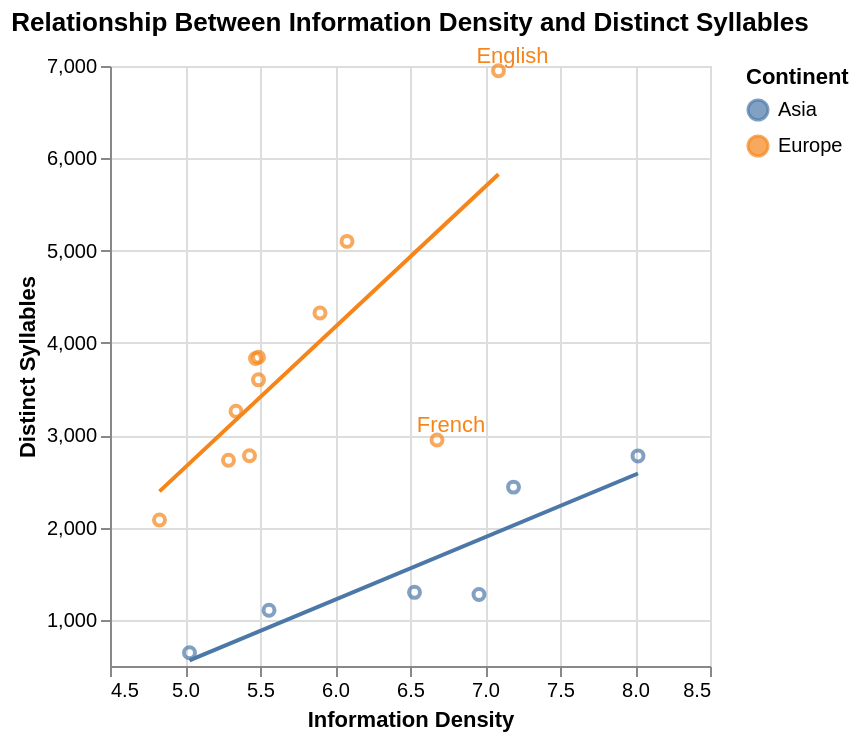

Here is the notebook cell this chart was saved with:
### Code cell
# YOUR ANSWER GOES HERE
languages = pd.read_csv("data/languages.csv")

fig = alt.Chart(languages).mark_point().encode(
    x=alt.X(
        "information_density:Q",
        title="Information Density",
        scale=alt.Scale(zero=False)
    ),
    y=alt.Y(
        "distinct_syllables:Q",
        title="Distinct Syllables",
        scale=alt.Scale(zero=False)
    ),
    color=alt.Color(
        "continent",
        title="Continent"
    ),
).properties(title="Relationship Between Information Density and Distinct Syllables")

lines = fig.transform_regression(
    "information_density",
    "distinct_syllables",
    groupby=["continent"]
    ).mark_line()

text = (
    fig
    .transform_filter(
        alt.FieldOneOfPredicate(
            field="language",
            oneOf=["French", "English"]
        )
    )
    .mark_text(dx=7, dy=-7).encode(text="language:N")
)

language_plot = fig + lines + text
language_plot.show()

### Figure 1 — Vega-Lite specification as saved in the notebook (floating-point values rounded to 4 significant figures)
{"config": {"view": {"continuousWidth": 300, "continuousHeight": 300}}, "layer": [{"mark": {"type": "point"}, "encoding": {"color": {"field": "continent", "title": "Continent", "type": "nominal"}, "x": {"field": "information_density", "scale": {"zero": false}, "title": "Information Density", "type": "quantitative"}, "y": {"field": "distinct_syllables", "scale": {"zero": false}, "title": "Distinct Syllables", "type": "quantitative"}}, "title": "Relationship Between Information Density and Distinct Syllables"}, {"mark": {"type": "line"}, "encoding": {"color": {"field": "continent", "title": "Continent", "type": "nominal"}, "x": {"field": "information_density", "scale": {"zero": false}, "title": "Information Density", "type": "quantitative"}, "y": {"field": "distinct_syllables", "scale": {"zero": false}, "title": "Distinct Syllables", "type": "quantitative"}}, "title": "Relationship Between Information Density and Distinct Syllables", "transform": [{"on": "information_density", "regression": "distinct_syllables", "groupby": ["continent"]}]}, {"mark": {"type": "text", "dx": 7, "dy": -7}, "encoding": {"color": {"field": "continent", "title": "Continent", "type": "nominal"}, "text": {"field": "language", "type": "nominal"}, "x": {"field": "information_density", "scale": {"zero": false}, "title": "Information Density", "type": "quantitative"}, "y": {"field": "distinct_syllables", "scale": {"zero": false}, "title": "Distinct Syllables", "type": "quantitative"}}, "title": "Relationship Between Information Density and Distinct Syllables", "transform": [{"filter": {"field": "language", "oneOf": ["French", "English"]}}]}], "data": {"name": "data-ab96b737ee5066aa485a2988ea87e093"}, "$schema": "https://vega.github.io/schema/vega-lite/v6.1.0.json", "datasets": {"data-ab96b737ee5066aa485a2988ea87e093": [{"iso_lang": "CAT", "language": "Catalan", "information_density": 5.49, "distinct_syllables": 3600, "continent": "Europe"}, {"iso_lang": "CMN", "language": "Mandarin", "information_density": 6.96, "distinct_syllables": 1274, "continent": "Asia"}, {"iso_lang": "DEU", "language": "German", "information_density": 6.08, "distinct_syllables": 5100, "continent": "Europe"}, {"iso_lang": "ENG", "language": "English", "information_density": 7.09, "distinct_syllables": 6949, "continent": "Europe"}, {"iso_lang": "EUS", "language": "Basque", "information_density": 4.83, "distinct_syllables": 2082, "continent": "Europe"}, {"iso_lang": "FIN", "language": "Finnish", "information_density": 5.49, "distinct_syllables": 3844, "continent": "Europe"}, {"iso_lang": "FRA", "language": "French", "information_density": 6.68, "distinct_syllables": 2949, "continent": "Europe"}, {"iso_lang": "HUN", "language": "Hungarian", "information_density": 5.9, "distinct_syllables": 4325, "continent": "Europe"}, {"iso_lang": "ITA", "language": "Italian", "information_density": 5.29, "distinct_syllables": 2729, "continent": "Europe"}, {"iso_lang": "JPN", "language": "Japanese", "information_density": 5.03, "distinct_syllables": 643, "continent": "Asia"}, {"iso_lang": "KOR", "language": "Korean", "information_density": 5.56, "distinct_syllables": 1104, "continent": "Asia"}, {"iso_lang": "SPA", "language": "Spanish", "information_density": 5.43, "distinct_syllables": 2778, "continent": "Europe"}, {"iso_lang": "SRP", "language": "Serbian", "information_density": 5.47, "distinct_syllables": 3831, "continent": "Europe"}, {"iso_lang": "THA", "language": "Thai", "information_density": 7.19, "distinct_syllables": 2438, "continent": "Asia"}, {"iso_lang": "TUR", "language": "Turkish", "information_density": 5.34, "distinct_syllables": 3260, "continent": "Europe"}, {"iso_lang": "VIE", "language": "Vietnamese", "information_density": 8.02, "distinct_syllables": 2776, "continent": "Asia"}, {"iso_lang": "YUE", "language": "Cantonese", "information_density": 6.53, "distinct_syllables": 1298, "continent": "Asia"}]}}
